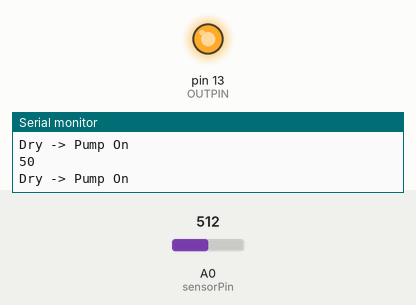
The sketch below on a simulated Arduino Uno, built with avr-gcc and run on an emulated ATmega328P. Shown: output pins drawn as LEDs (lit = HIGH), the last lines printed to the serial monitor. The inputs (shaded band) are chosen by the test bench; at power-on: A0 (sensorPin) = 512.

Above: at 1.8 s.
1.9 s: A0 (sensorPin) set to 436
3.4 s: A0 (sensorPin) set to 402
At 4.6 s:
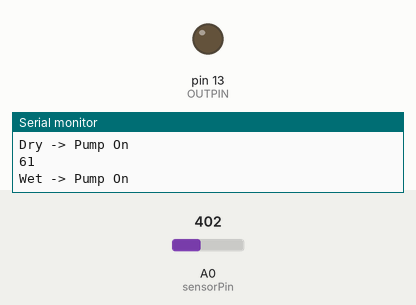
5.5 s: A0 (sensorPin) set to 511
At 7.2 s:
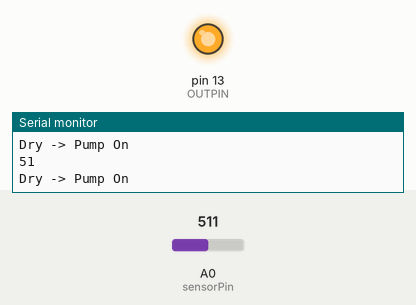
7.5 s: A0 (sensorPin) set to 306
At 8.9 s:
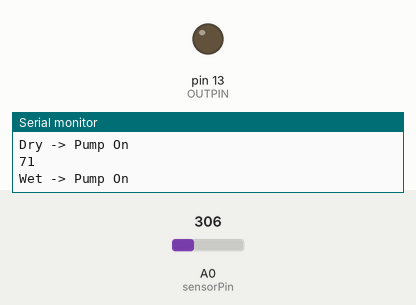
Timing chart, 0 to 10.5 s (numbered marks = the images above; inputs shaded):
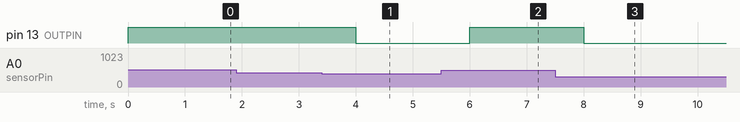

Measured:
- the behaviour switches between 420 and 419 on A0 (sensorPin) (found by bisection; images 0 and 1)
- after the input at 3.4 s, pin 13 (OUTPIN): HIGH → LOW after 0.60 s
- after the input at 5.5 s, pin 13 (OUTPIN): LOW → HIGH after 0.50 s
- after the input at 7.5 s, pin 13 (OUTPIN): HIGH → LOW after 0.50 s

The sketch:

pumpcontrol.ino
```cpp
/*
 * Soil Moisture Sensor
 * A0 -> A0
 * 5V -> VCC
 * GND -> GND
 *
 * Relay
 * GND-> GND
 * VCC -> 5V
 * In -> 13
 *
 */


#define OUTPIN 13   // พินขาออก ต่อรีเลย์
#define PUMPTH 50   // ช่วงความขื้นเริ่มทำงาน 0-100

int sensorPin = A0;
int sensorValue = 0;
int pumpOn = PUMPTH;

void setup() {
  Serial.begin(115200);
  pinMode(OUTPIN, OUTPUT);
}

void loop() {

  // อ่านค่าเซนเซอร์
  sensorValue = analogRead(sensorPin);
  sensorValue = map(sensorValue, 0, 1023, 100, 0);
  Serial.println(sensorValue);

  // เงื่อนไขปั้มทำงาน
  if (sensorValue < pumpOn + 10) {
    Serial.println("Dry -> Pump On");
    digitalWrite(OUTPIN, HIGH);
  }
  else if (sensorValue >= pumpOn - 10) {
    Serial.println("Wet -> Pump On");
    digitalWrite(OUTPIN, LOW);
  }

  delay(1000);
}
```
